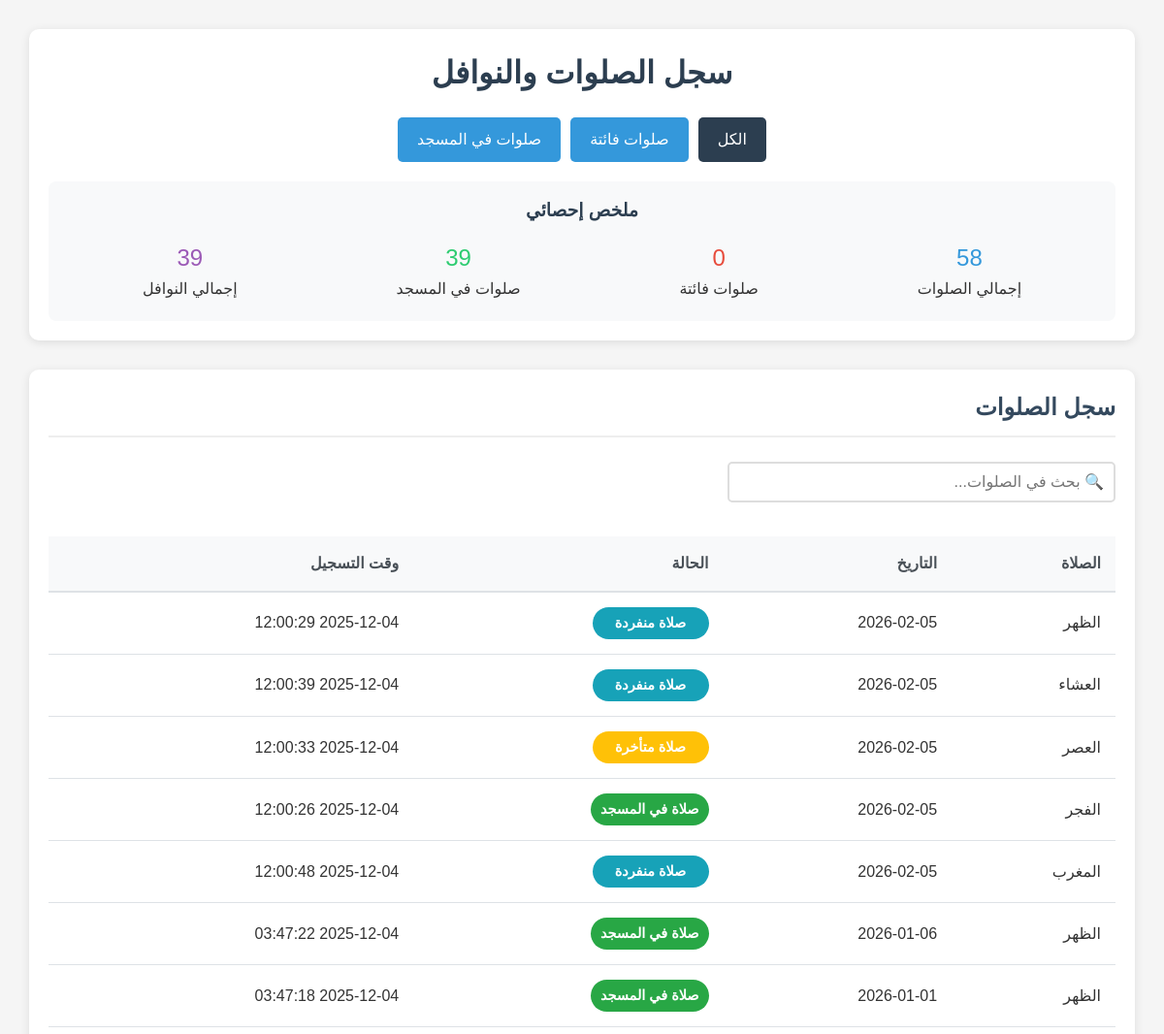
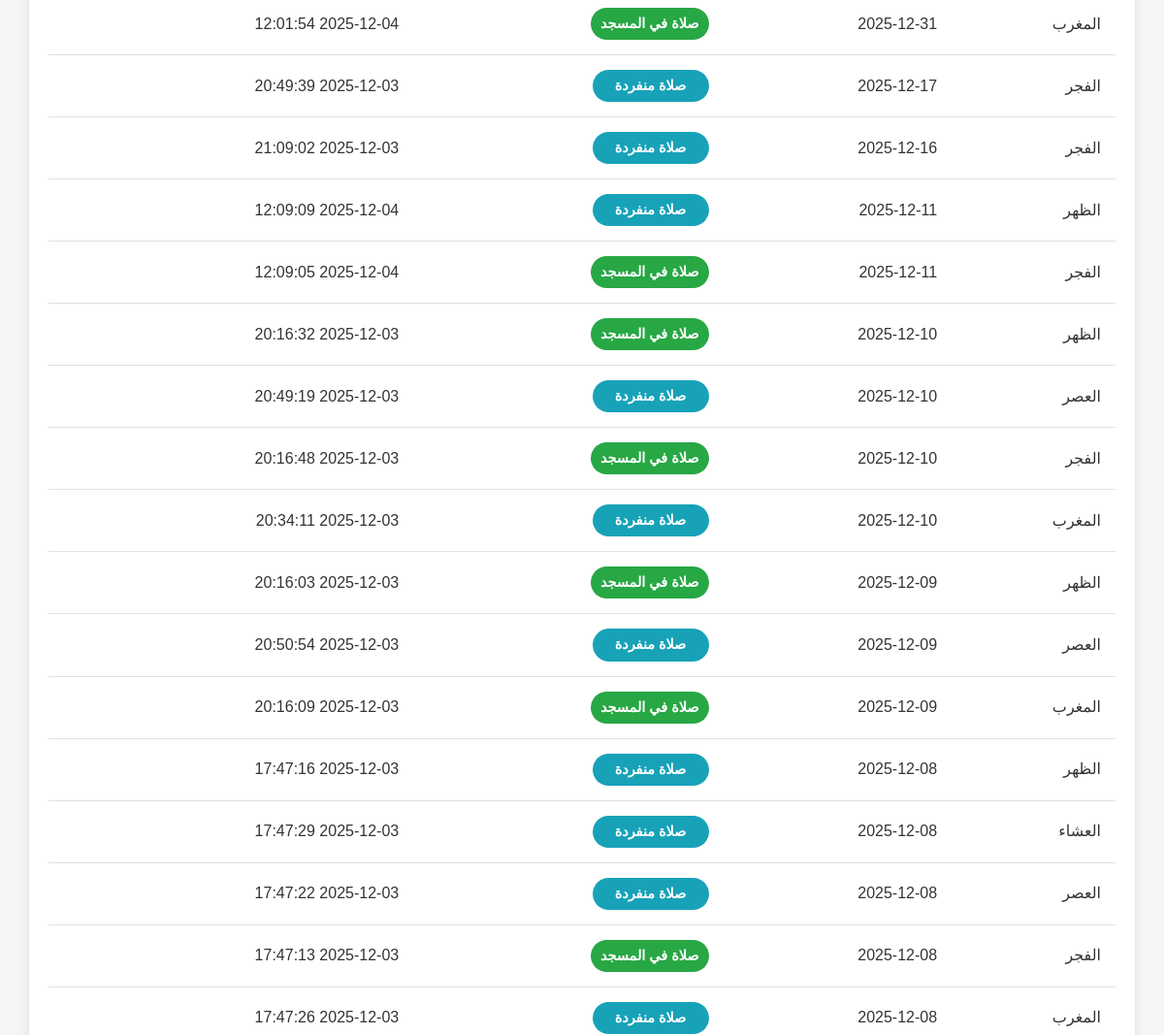
Page /history.php (signed in, upper part) on the earlier database version (2 pictures, top to bottom).
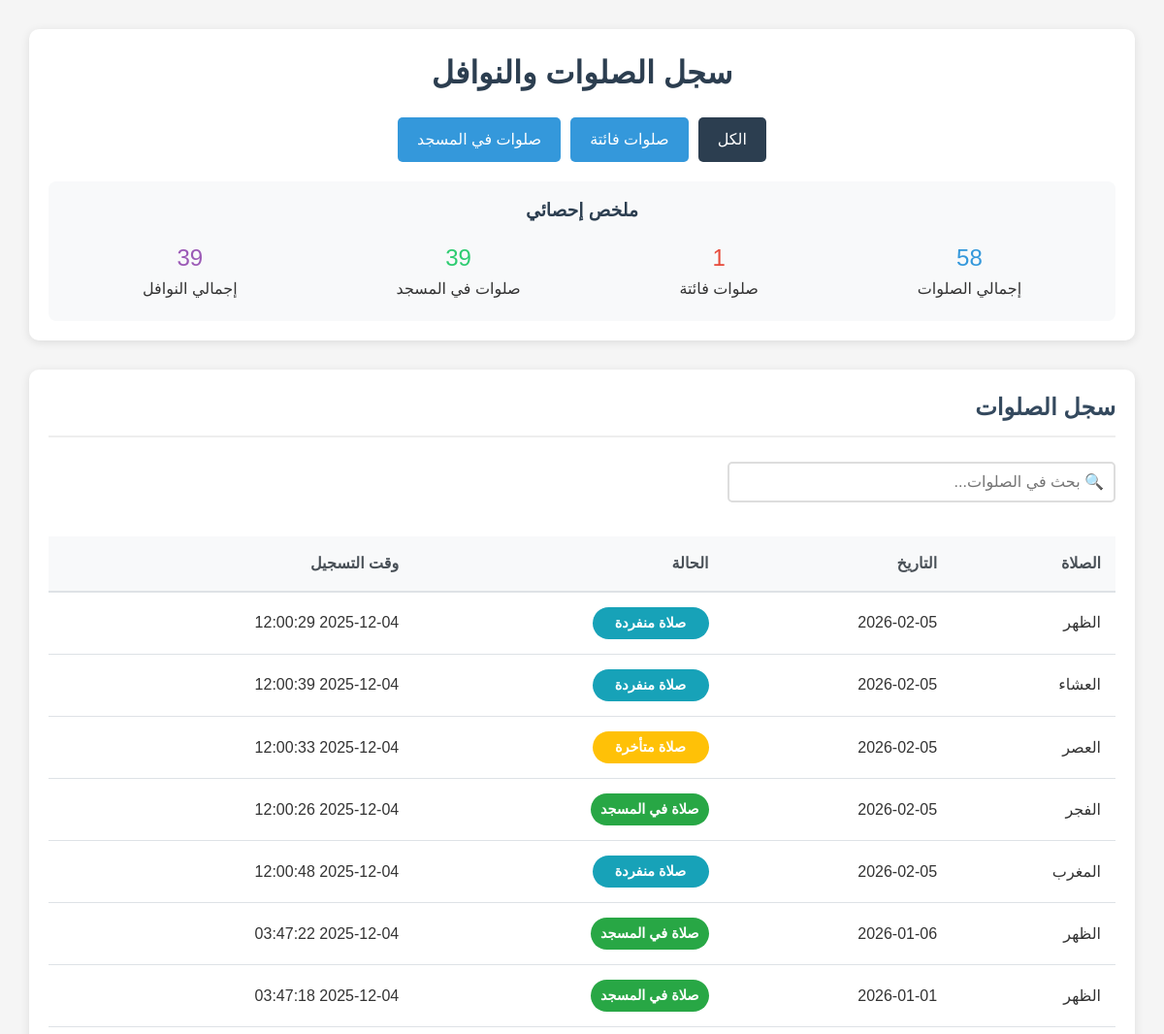
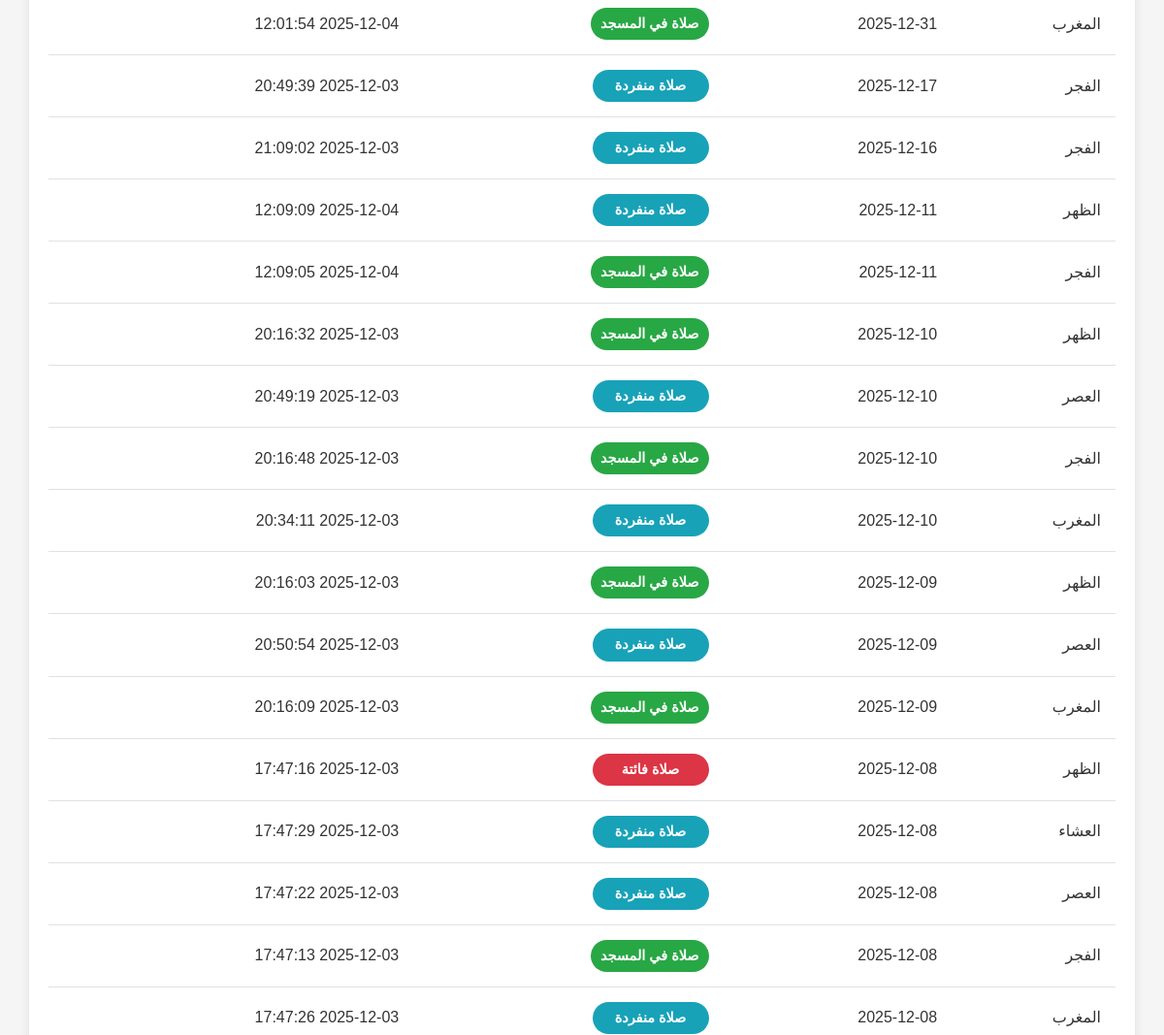
Same page on the later database version (2 pictures, top to bottom).
### tables this page shows
CREATE TABLE `prayer_records` (
  `id` int(11) NOT NULL,
  `user_id` int(11) NOT NULL,
  `prayer_name` varchar(20) NOT NULL,
  `date` date NOT NULL,
  `status` varchar(20) NOT NULL COMMENT 'prayed_in_mosque, prayed_alone, not_prayed, delayed',
  `created_at` timestamp NOT NULL DEFAULT current_timestamp()
);

### history.php (the view, shortened to what this page needs)
<?php
require_once 'includes/config.php';
$user_id = $_SESSION['user_id'];
$filter = isset($_GET['filter']) ? $_GET['filter'] : 'all';
switch ($filter) {
    case 'all':
    default:
        $prayer_sql = "WHERE user_id = :user_id";
        break;
}
$stmt = $pdo->prepare("
    SELECT * FROM prayer_records
    $prayer_sql
    ORDER BY date DESC, prayer_name ASC
");
$stmt->bindParam(':user_id', $user_id, PDO::PARAM_INT);
$stmt->execute();
$prayers = $stmt->fetchAll(PDO::FETCH_ASSOC);
function getStatusColor($status) {
    switch ($status) {
        case 'prayed_in_mosque':
            return '#28a745';
        case 'prayed_alone':
            return '#17a2b8';
        case 'not_prayed':
            return '#dc3545';
        case 'delayed':
            return '#ffc107';
    }
}
function getStatusText($status) {
    switch ($status) {
        case 'prayed_in_mosque':
            return 'صلاة في المسجد';
        case 'prayed_alone':
            return 'صلاة منفردة';
        case 'not_prayed':
            return 'صلاة فائتة';
        case 'delayed':
            return 'صلاة متأخرة';
    }
}
?>
<!DOCTYPE html>
<html lang="ar" dir="rtl">
<head>
    <link rel="stylesheet" href="assets/css/history.css">
</head>
<body>
    <div class="container">
        <header>
            <h1>سجل الصلوات والنوافل</h1>
            <div class="filter-buttons">
                <a href="?filter=all" class="btn <?php echo $filter == 'all' ? 'active' : ''; ?>">الكل</a>
                <a href="?filter=missed" class="btn <?php echo $filter == 'missed' ? 'active' : ''; ?>">صلوات فائتة</a>
                <a href="?filter=mosque" class="btn <?php echo $filter == 'mosque' ? 'active' : ''; ?>">صلوات في المسجد</a>
            </div>
        </header>
        <main>
            <section class="prayers-section">
                <h2>سجل الصلوات</h2>
                <?php if (empty($prayers)): ?>
                    <div class="no-data">لا توجد صلوات في هذا القسم</div>
                <?php else: ?>
                    <div class="table-container">
                        <table class="data-table">
                            <thead>
                                <tr>
                                    <th>الصلاة</th>
                                    <th>التاريخ</th>
                                    <th>الحالة</th>
                                    <th>وقت التسجيل</th>
                                </tr>
                            </thead>
                            <tbody>
                                <?php foreach ($prayers as $prayer): ?>
                                <tr>
                                    <td><?php echo htmlspecialchars($prayer['prayer_name']); ?></td>
                                    <td><?php echo htmlspecialchars($prayer['date']); ?></td>
                                    <td>
                                        <span class="status-badge" style="background-color: <?php echo getStatusColor($prayer['status']); ?>">
                                            <?php echo getStatusText($prayer['status']); ?>
                                        </span>
                                    </td>
                                    <td><?php echo htmlspecialchars($prayer['created_at']); ?></td>
                                </tr>
                                <?php endforeach; ?>
                            </tbody>
                        </table>
                    </div>
                <?php endif; ?>
            </section>
        </main>
    </div>
</body>
</html>

Differences in the rows shown:
changed prayer_records: status "صلاة منفردة" → "صلاة فائتة"
Other differences:
text written by a page script: "ملخص إحصائي 58 إجمالي الصلوات 0 صلوات فائتة 39 صلوات في المسجد 39 إجمالي النوافل" → "ملخص إحصائي 58 إجمالي الصلوات 1 صلوات فائتة 39 صلوات في المسجد 39 إجمالي النوافل"
